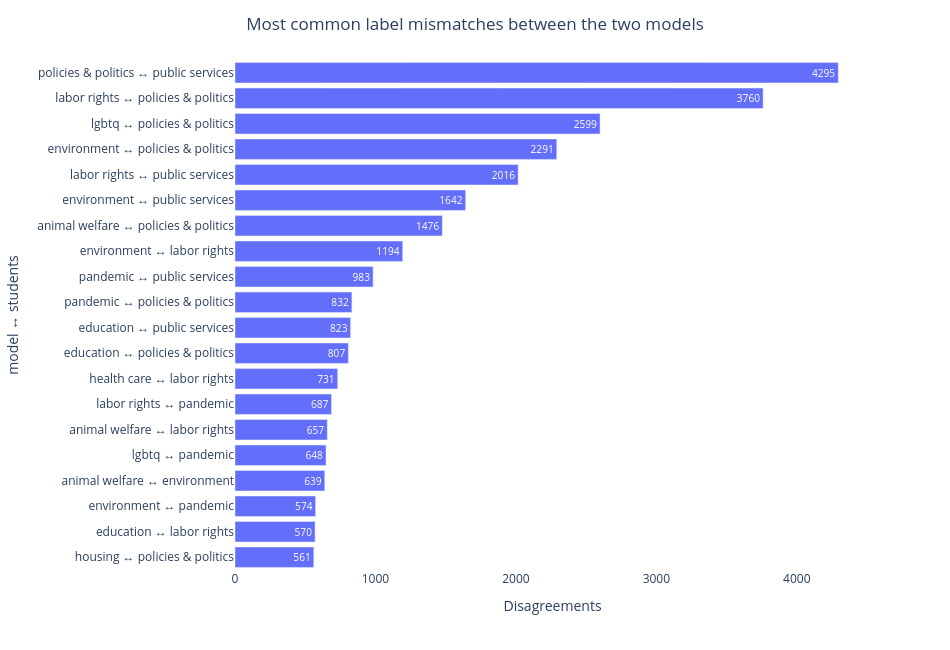

Notebook code for this chart:
### Markdown cell above
Every event where the two models disagree, counted as an unordered `label ↔ label`
pair across all shared events. The table lists all pairs; the chart shows the 20 most
frequent, i.e. which class confusions drive the disagreement between the two models.

### Code cell
# Overview of every model/student disagreement as an unordered label pair, to see which
# classes get mismatched between the two models most often. Reuses `joined` from above.
disagree = joined[~joined['agree']].copy()
disagree['pair'] = disagree.apply(
    lambda r: ' ↔ '.join(sorted([r['predicted_class_model'], r['predicted_class_students']])),
    axis=1)
pair_counts = disagree['pair'].value_counts().reset_index()
pair_counts.columns = ['pair', 'count']
print(f'{len(disagree)} disagreements across {len(pair_counts)} distinct label pairs')
display(pair_counts)

top = pair_counts.head(20)
fig = px.bar(top[::-1], x='count', y='pair', orientation='h', text='count',
             labels={'count': 'Disagreements', 'pair': 'model ↔ students'})
fig.update_layout(title={'text': 'Most common label mismatches between the two models', 'x': 0.5},
                  plot_bgcolor='white', width=950, height=650)
fig.show()

### Figure 1 — Plotly figure (JSON) as saved in the notebook; plotly's stock layout.template omitted (floating-point values rounded to 4 significant figures)
{"data": [{"hovertemplate": "Disagreements=%{text}<br>model ↔ students=%{y}<extra></extra>", "legendgroup": "", "marker": {"color": "#636efa", "pattern": {"shape": ""}}, "name": "", "orientation": "h", "showlegend": false, "text": [561.0, 570.0, 574.0, 639.0, 648.0, 657.0, 687.0, 731.0, 807.0, 823.0, 832.0, 983.0, 1194.0, 1476.0, 1642.0, 2016.0, 2291.0, 2599.0, 3760.0, 4295.0], "textposition": "auto", "type": "bar", "x": [561, 570, 574, 639, 648, 657, 687, 731, 807, 823, 832, 983, 1194, 1476, 1642, 2016, 2291, 2599, 3760, 4295], "xaxis": "x", "y": ["housing ↔ policies & politics", "education ↔ labor rights", "environment ↔ pandemic", "animal welfare ↔ environment", "lgbtq ↔ pandemic", "animal welfare ↔ labor rights", "labor rights ↔ pandemic", "health care ↔ labor rights", "education ↔ policies & politics", "education ↔ public services", "pandemic ↔ policies & politics", "pandemic ↔ public services", "environment ↔ labor rights", "animal welfare ↔ policies & politics", "environment ↔ public services", "labor rights ↔ public services", "environment ↔ policies & politics", "lgbtq ↔ policies & politics", "labor rights ↔ policies & politics", "policies & politics ↔ public services"], "yaxis": "y"}], "layout": {"barmode": "relative", "height": 650, "legend": {"tracegroupgap": 0}, "margin": {"t": 60}, "plot_bgcolor": "white", "title": {"text": "Most common label mismatches between the two models", "x": 0.5}, "width": 950, "xaxis": {"anchor": "y", "domain": [0, 1], "title": {"text": "Disagreements"}}, "yaxis": {"anchor": "x", "domain": [0, 1], "title": {"text": "model ↔ students"}}}}
